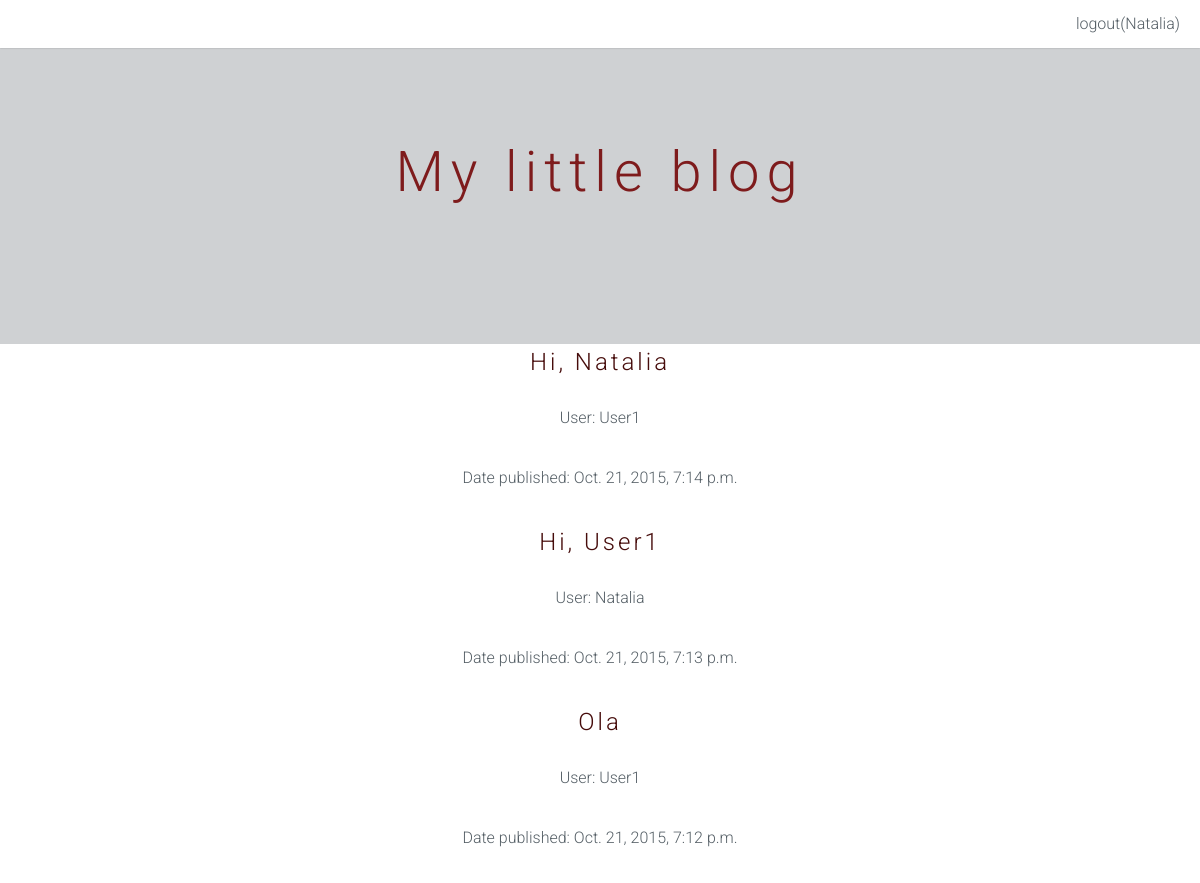
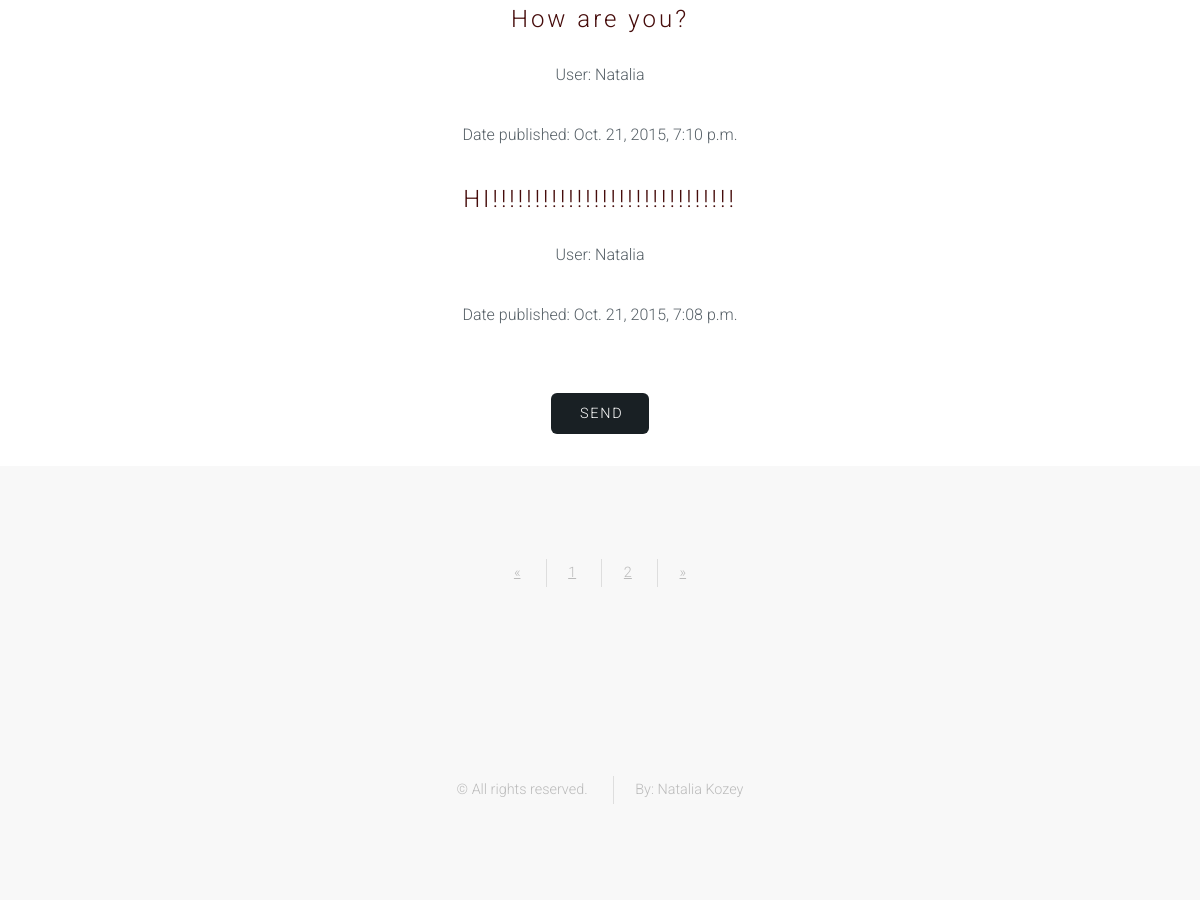
The app's page / (signed in) with its own data (2 pictures, top to bottom).
### my_blog/models.py (models this page shows, shortened)
class Message(models.Model):
    text = models.CharField(max_length=500)
    date_published = models.DateTimeField(auto_now_add=True)
    mes_user = models.ForeignKey(User)

### my_blog/views.py (the view)
# urls.py: url(r'^$', 'my_blog.views.add_message'),
def add_message(request, page_number=1):
    messages = Message.objects.filter(date_published__lte=timezone.now()).order_by('-date_published')
    current_page = Paginator(messages, 5)
    form = MessageForm(request.POST or None)
    if request.user.is_authenticated():
        if form.is_valid():
            message = form.save(commit=False)
            message.mes_user=request.user
            message.date_published=datetime.datetime.now()
            message.save()
            return redirect("/")
    return render_to_response('message.html', {'form': form, 'messages': current_page.page(page_number), 'username': auth.get_user(request).username}, RequestContext(request))

### my_blog/templates/message.html (shortened to what this page needs)
{%extends 'main.html'%}
{%load staticfiles%}
{%block message%}
<div class="container">
    <section class="special">
        {%for mess in messages%}
            <h2>{{mess.text}}</h2>
            <p>User: {{mess.mes_user}}</p>
            <p>Date published: {{mess.date_published}}</p>
        {%endfor%}
        {% if username %}
            <form action="" method='POST'>
                <input type="submit" value='Send' class="button">
            </form>
        {%endif%}
    </section>
</div>
    <footer id="footer">
        <div class="container">
                <ul class="copyright">
                    {% if tasks.has_previous%}
                        <li class='arrow'><a href="/page/{{messages.previous_page_number}}/">&laquo;</a></li>
                    {%else%}
                        <li class='arrow unavailable'><a href="">&laquo;</a></li>
                    {%endif%}
                    {%for page in messages.paginator.page_range%}
                    {%if page == messages.number%}
                        <li class="current"><a href="/page/{{page}}/">{{page}}</a></li>
                    {%else%}
                        <li><a href="/page/{{page}}/">{{page}}</a></li>
                    {%endif%}
                    {%endfor%}
                    {%if messages.has_next%}
                        <li class="arrow"><a href="/page/{{messages.next_page_number}}/">&raquo;</a></li>
                    {%else%}
                        <li class='arrow unavailable'><a href="">&raquo;</a></li>
                    {%endif%}
                </ul>
        </div>
    </footer>
{%endblock%}

### templates/main.html (shortened to what this page needs)
<!DOCTYPE html >
{%load staticfiles%}
<html>
    <head>
        <link rel="stylesheet"  href="{%static 'static/css/skel.css' %}" />
        <link rel="stylesheet" href="{%static 'static/css/style.css' %}" />
        <link rel="stylesheet" href="{%static 'static/css/style-xlarge.css'%}" />
    </head>
    <body>
        <header id="header" class="skel-layers-fixed">
            <nav id="nav">
                <ul>
                    {%if username %}
                    <li><a href='/auth/logout/' >logout({{username}})</a></li>
                    {%else%}
                    <li><a href='/auth/login/' >login</a></li>
                    {%endif%}
                </ul>
            </nav>
        </header>
        <section id="banner">
            <div class="inner">
                <h2><a href="/">My little blog</a></h2>
            </div>
        </section>
        {%block message%}{%endblock%}
     <footer id="footer">
            <div class="container">
                <ul class="copyright">
                    <li>&copy; All rights reserved.</li>
                    <li>By: Natalia Kozey</li>
                </ul>
            </div>
        </footer>
    </body>
</html>

### static/css/skel.css (style rules this page uses)
html,body,div,span,applet,object,iframe,h1,h2,h3,h4,h5,h6,p,blockquote,pre,a,abbr,acronym,address,big,cite,code,del,dfn,em,img,ins,kbd,q,s,samp,small,strike,strong,sub,sup,tt,var,b,u,i,center,dl,dt,dd,ol,ul,li,fieldset,form,label,legend,table,caption,tbody,tfoot,thead,tr,th,td,article,aside,canvas,details,embed,figure,figcaption,footer,header,hgroup,menu,nav,output,ruby,section,summary,time,mark,audio,video { margin:0;padding:0;border:0;font-size:100%;font:inherit;vertical-align:baseline; }
article,aside,details,figcaption,figure,footer,header,hgroup,menu,nav,section { display:block; }
body { line-height:1; }
ol,ul { list-style:none; }
body { -webkit-text-size-adjust:none }
*, *:before, *:after { -moz-box-sizing: border-box; -webkit-box-sizing: border-box; box-sizing: border-box; }
body { min-width: 1200px; }
.container { margin-left: auto; margin-right: auto; width: 1200px; }

### static/css/style.css (style rules this page uses)
body { background: #fff; }
body, input, select, textarea { color: #555f66; font-family: "Roboto", Helvetica, sans-serif; font-size: 14pt; font-weight: 300; line-height: 1.75em; }
a { color: #629DD1; text-decoration: underline; }
p { margin: 0 0 2em 0; }
h1, h2, h3, h4, h5, h6 { color: #460c0b; font-weight: 300; line-height: 1em; margin: 0 0 1em 0; letter-spacing: 0.125em; }
h1 a, h2 a, h3 a, h4 a, h5 a, h6 a { color: inherit; text-decoration: none; }
h2 { font-size: 1.5em; line-height: 1.5em; }
section.special, article.special { text-align: center; }
form { margin: 0 0 2em 0; }
ul { list-style: disc; margin: 0 0 2em 0; padding-left: 1em; }
ul li { padding-left: 0.5em; }
input[type="submit"], input[type="reset"], input[type="button"], .button { -moz-appearance: none; -webkit-appearance: none; -o-appearance: none; -ms-appearance: none; appearance: none; -moz-transition: background-color 0.2s ease-in-out, color 0.2s ease-in-out; -webkit-transition: background-color 0.2s ease-in-out, color 0.2s ease-in-out; -o-transition: background-color 0.2s ease-in-out, color 0.2s ease-in-out; -ms-transition: background-color 0.2s ease-in-out, color 0.2s ease-in-out; transition: background-color 0.2s ease-in-out, color 0.2s ease-in-out; background-color: #192024; border-radius: 6px; border: 0; color: #ffffff !important; cursor: pointer; display: inline-block; font-weight: 300; text-transform: uppercase; letter-spacing: 0.125em; font-size: 0.9em; height: 2.85em; line-height: 2.85em; padding: 0 1.75em; text-align: center; text-decoration: none; white-space: nowrap; text-indent: 0.25em; }
#header { background: #fff; color: #555f66; cursor: default; height: 3em; left: 0; line-height: 3em; position: fixed; top: 0; width: 100%; z-index: 10000; box-shadow: 0 0 0.1em 0 rgba(0, 0, 0, 0.25); }
#header nav { height: inherit; line-height: inherit; position: absolute; right: 1.25em; top: 0; vertical-align: middle; }
#header nav > ul { list-style: none; margin: 0; padding-left: 0; }
#header nav > ul > li { border-radius: 6px; display: inline-block; margin-left: 2em; padding-left: 0; }
#header nav > ul > li a { -moz-transition: color 0.2s ease-in-out; -webkit-transition: color 0.2s ease-in-out; -o-transition: color 0.2s ease-in-out; -ms-transition: color 0.2s ease-in-out; transition: color 0.2s ease-in-out; color: #555f66; display: inline-block; text-decoration: none; }
#header nav > ul > li:first-child { margin-left: 0; }
#banner { width: auto; background-size: cover; background-position: center center; background-repeat: no-repeat; color: #080808; padding: 10em 0; text-align: center; position: relative; }
#banner:before { content: ''; position: absolute; left: 0; top: 0; width: 100%; height: 100%; background: rgba(64, 72, 80, 0.25); }
#banner .inner { position: relative; z-index: 1; }
#banner .inner :last-child { margin-bottom: 0; }
#banner h2, #banner h3, #banner h4, #banner h5, #banner h6 { color: #7e1b1c; }
#banner h2 { font-size: 3.5em; line-height: 1em; margin: 0 0 0.5em 0; padding: 0; }
#footer { background: #f8f8f8; padding: 4em 0 6em 0; }
#footer a { color: inherit; }
#footer .copyright { color: #bbb; font-size: 0.9em; margin: 2em 0 0 0; padding: 0; text-align: center; }
#footer .copyright li { border-left: solid 1px rgba(144, 144, 144, 0.25); display: inline-block; list-style: none; margin-left: 1.5em; padding-left: 1.5em; }
#footer .copyright li:first-child { border-left: 0; margin-left: 0; padding-left: 0; }

### static/css/style-xlarge.css (style rules this page uses)
body, input, select, textarea { font-size: 12pt; }
#banner { padding: 9em 0; }

### records on screen
Message: text "Hi, Natalia", mes_user "User1", date_published "Oct. 21, 2015, 7:14 p.m."
Message: text "Hi, User1", mes_user "Natalia", date_published "Oct. 21, 2015, 7:13 p.m."
Message: text "Ola", mes_user "User1", date_published "Oct. 21, 2015, 7:12 p.m."
Message: text "How are you?", mes_user "Natalia", date_published "Oct. 21, 2015, 7:10 p.m."
Message: text "HI!!!!!!!!!!!!!!!!!!!!!!!!!!!!!", mes_user "Natalia", date_published "Oct. 21, 2015, 7:08 p.m."

### other values on screen
{{ username }} "Natalia"
{{ page }} "1"
{{ page }} "2"
